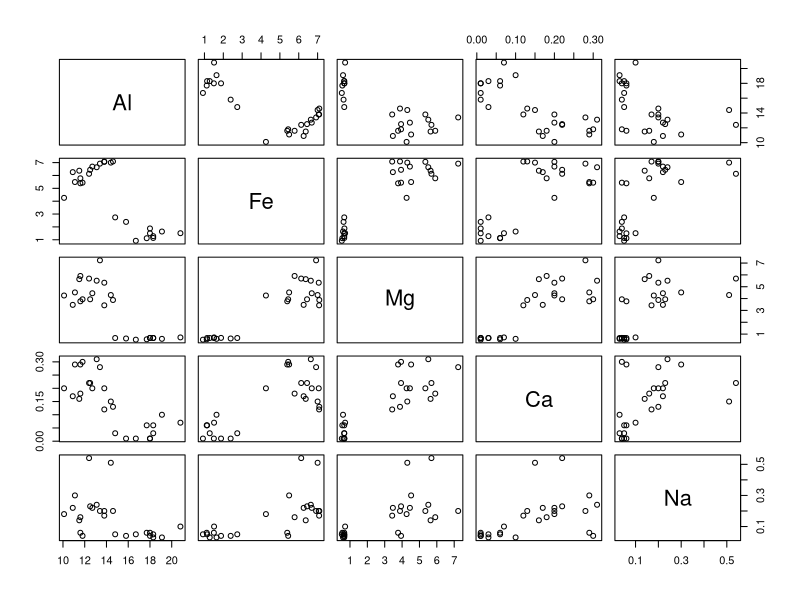
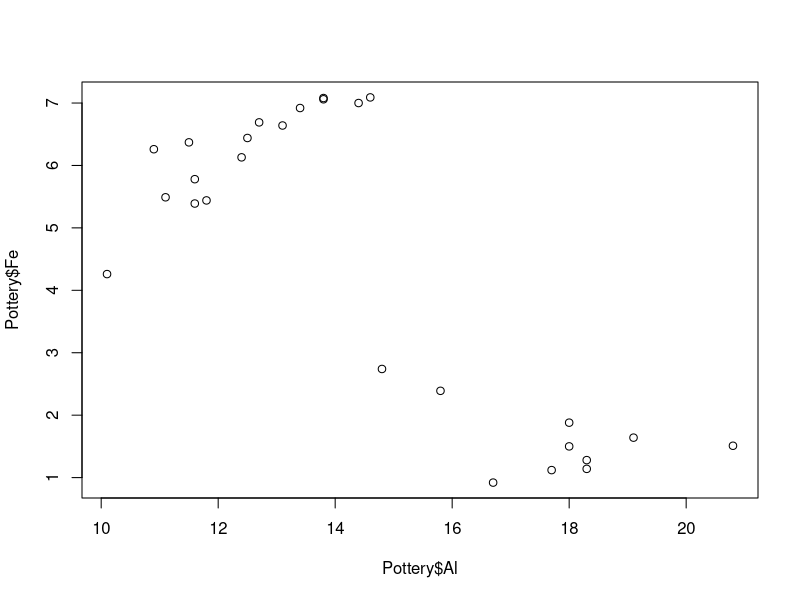
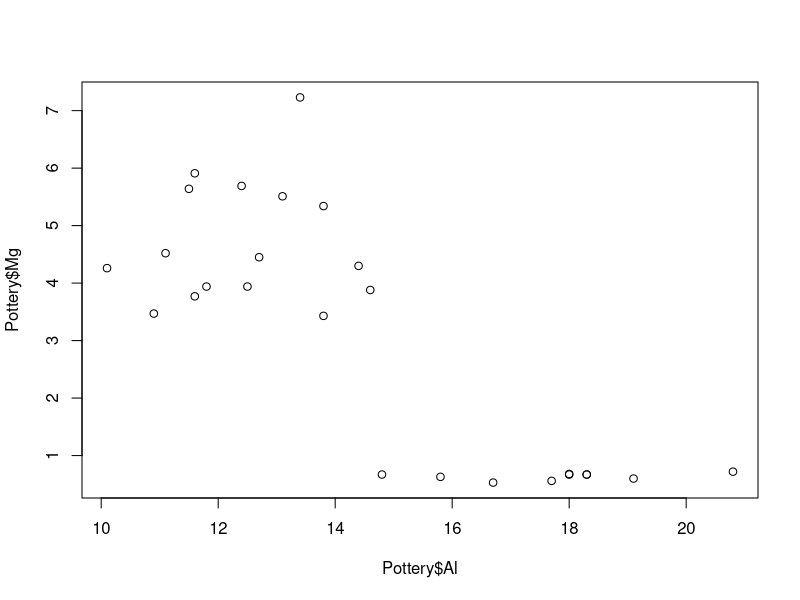
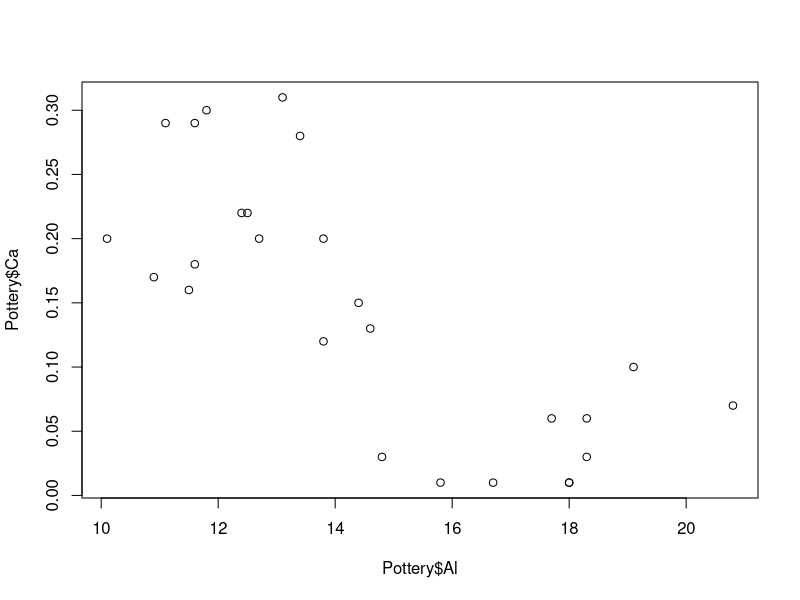
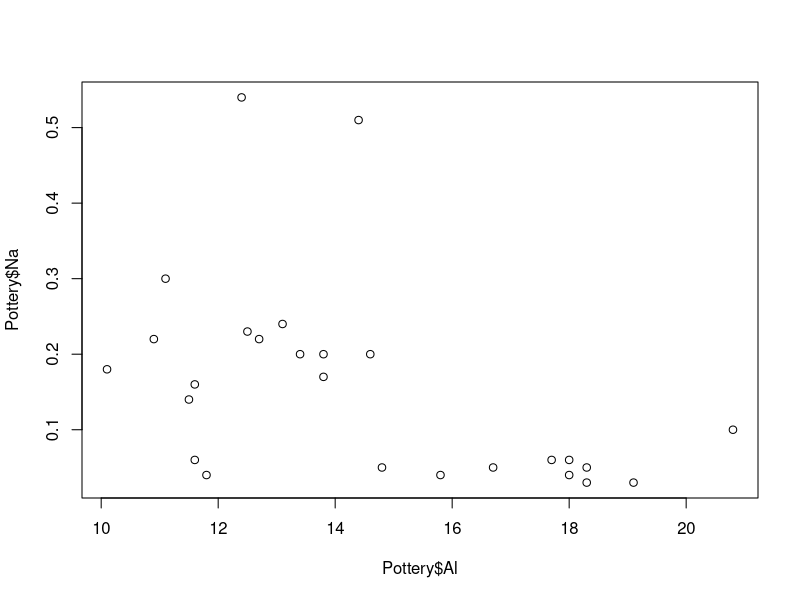
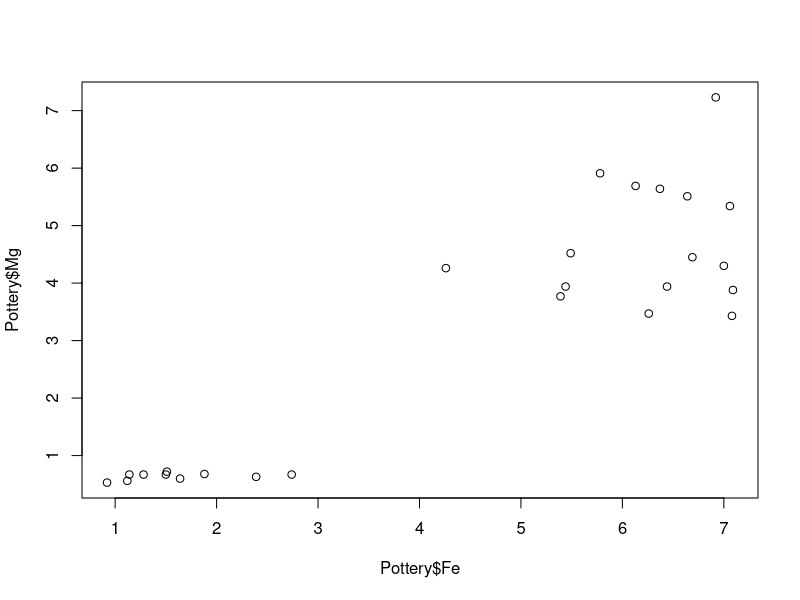
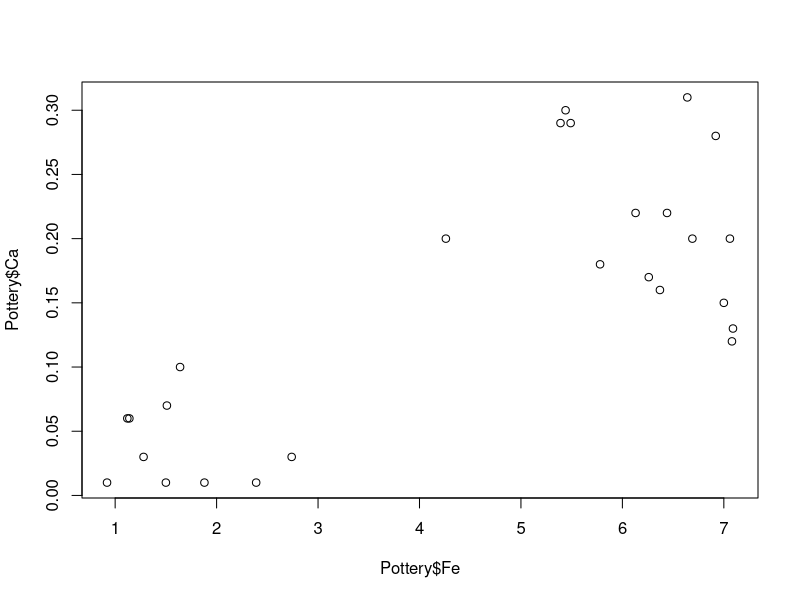
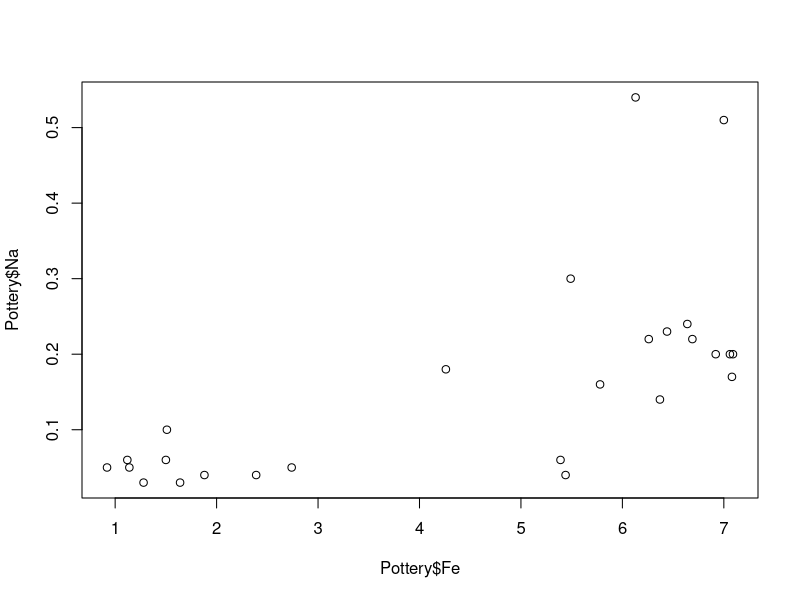

Write the R code that produced these figures, in order. (Note: this script raises an error after producing the figures.)

##############################################################
#
#                   Installare un pacchetto in R
#
##############################################################


# Installare il pacchetto carData

install.packages("carData")

# Caricare il pacchetto carData

library(carData)


##############################################################
#
#                   SET DI DATI presenti in R
#
##############################################################

# In R sono presenti diversi set di dati già caricati,
# uno di questi si chiama Pottery ed è presente nel
# pacchetto carData

# Per visualizzare Pottery

Pottery

# per informazioni sul set di dati

help(Pottery)

# Usare la funzione adatta per confermare che Pottery é un dataframe

is.data.frame(Pottery)

# Visualizzare la struttura di Pottery

str(Pottery)

# Visualizzare la testa di Pottery

head(Pottery)

# Visualizzare la coda di Pottery

tail(Pottery)

# Visualizzare tutto il dataframe in una finestra a parte

View(Pottery)

# Visualizzare la statistica di base per ogni variabile di Pottery

summary(Pottery)

##############################################################
#
#                   GRAFICI A PUNTI
#
##############################################################


# Usare la funzione plot sul subset numerico del dataframe

PotteryNum<-Pottery[,-1]

plot(PotteryNum)

# Visualizzare grafici a punti di diverse variabili di
# (due alla volta) con la funzione plot

plot(Pottery$Al,Pottery$Fe)
plot(Pottery$Al,Pottery$Mg)
plot(Pottery$Al,Pottery$Ca)
plot(Pottery$Al,Pottery$Na)
plot(Pottery$Fe,Pottery$Mg)
plot(Pottery$Fe,Pottery$Ca)
plot(Pottery$Fe,Pottery$Na)
plot(Pottery$Mg,Pottery$Ca)
plot(Pottery$Mg,Pottery$Na)
plot(Pottery$Ca,Pottery$Na)

# Migliorare il grafico con titolo, etichette degli assi, colori, ecc...

plot(Pottery$Al,Pottery$Fe, main="Grafico Allumino e Ferro",
     xlab="Alluminio", ylab="Ferro", col=c(2), pch=16)

# Aggiungere una seconda serie di dati al grafico con le funzioni lines o points

points(Pottery$Mg, pch=16)
lines(Pottery$Mg)

# Colorare i punti a seconda di una colonna di categorie

Color<-Pottery$Site
levels(Color)<-c("red","blue","green", "purple")
Color<-as.character(Color)

plot(Pottery$Al,Pottery$Fe, main="Grafico Allumino e Ferro",
     xlab="Alluminio", ylab="Ferro", col=Color, pch=16) 

# Aggiungere altri elementi come testo, frecce, legenda, griglia

catnames<-levels(Pottery$Site)
legend("topright", legend=catnames, fill= c("red","blue","green", "purple"))

grid(lwd=0.75, col="grey")


# Utilizzare la funzione locator, anche dentro ad altre funzioni (es. posizione legenda)

plot(Pottery$Al,Pottery$Fe, main="Grafico Allumino e Ferro",
     xlab="Alluminio", ylab="Ferro", col=Color, pch=16) 


legend(locator(1), legend=catnames, fill= c("red","blue","green", "purple"))

##############################################################
#
#                   GRAFICI A SCATOLA
#
##############################################################


# Visualizzare grafici a scatola di diverse variabili di
# del dataframe (una alla volta) con la funzione boxplot (e i suoi diversi argomenti)

boxplot(Pottery$Al, data=Pottery, xlab="Al", main="Boxplot Al")
boxplot(Pottery$Fe, data=Pottery, xlab="Fe", main="Boxplot Fe")
boxplot(Pottery$Mg, data=Pottery, xlab="Mg", main="Boxplot Mg")
boxplot(Pottery$Ca, data=Pottery, xlab="Ca", main="Boxplot Ca")
boxplot(Pottery$Na, data=Pottery, xlab="Na", main="Boxplot Na")

# Migliorare il grafico con titolo, etichette degli assi, colori, ecc...

boxplot(Pottery$Al, data=Pottery, xlab="Al", main="Boxplot Al", col=2)
boxplot(Pottery$Fe, data=Pottery, xlab="Fe", main="Boxplot Fe", col=3)
boxplot(Pottery$Mg, data=Pottery, xlab="Mg", main="Boxplot Mg", col=4)
boxplot(Pottery$Ca, data=Pottery, xlab="Ca", main="Boxplot Ca", col=5)
boxplot(Pottery$Na, data=Pottery, xlab="Na", main="Boxplot Na", col=6)

# Produrre un grafico con pi? di un boxplot usando una variabile numerica del dataframe
# contro una categoria

boxplot(Pottery$Al~Pottery$Site, xlab="Site", ylab="Al", main=" Al per ogni sito", 
        col= c("red","blue","green", "purple")) 


##############################################################
#
#                   ISTOGRAMMI
#
##############################################################


# Visualizzare istogrammi di diverse variabili del
# dataframe(una alla volta) con la funzione hist(e i suoi diversi argomenti)

hist(Pottery$Al, main="Grafico Al", freq=F, xlab="Al")
hist(Pottery$Fe, main="Grafico Fe", freq=F, xlab="Fe")
hist(Pottery$Mg, main="Grafico Mg", freq=F, xlab="Mg")
hist(Pottery$Ca, main="Grafico Ca", freq=F, xlab="Ca")
hist(Pottery$Na, main="Grafico Na", freq=F, xlab="Na")

# Aggiungere una funzione gaussiana di densit? di probabilit?
# all'istogramma

# la aggiungo al primo grafico creato
hist(Pottery$Al, main="Grafico Al", freq=F, xlab="Al")

xfit<-seq(min(Pottery$Al),max(Pottery$Al), length=100)
yfit<-dnorm(xfit, mean=mean(Pottery$Al),sd=sd(Pottery$Al))

lines(xfit,yfit, col="red", lwd="2")

# Aggiungere una funzione di densit? kernel di probabilit?
# all'istogramma (provare per diverse funzioni kernel e diverse ampiezze di banda)

hist(Pottery$Al, main="Grafico Al", freq=F, xlab="Al")

d<-density(Pottery$Al, kernel="triangular")
d1<-density(Pottery$Al, kernel="rectangular")
d2<-density(Pottery$Al, kernel="cosine")
d3<-density(Pottery$Al, kernel="biweight")

lines(d, col="blue", lwd="2")
# a partire da questo metodo si sovrappongono 
lines(d, col="green", lwd="2")
lines(d, col="purple", lwd="2")
lines(d, col="yellow", lwd="2")
lines(d, col="orange", lwd="2")

#####################################################################

#                CORRELAZIONE TRA VARIABILI

#####################################################################


# Installare pacchetto corrplot

install.packages("corrplot")

# Caricare il pacchetto

library(corrplot)


# Generare la matrice di correlazione (solo colonne con valori numerici!)

Cr<-cor(PotteryNum)


# Visualizzare la matrice di correlazione in una nuova finestra

View(Cr)

# Salvare la matrice di correlazione su file txt

write.table(Cr, "matrice di correlazione pottery.txt", col.names = T, row.names = F, sep=";", quote = F)


# Visualizzare la matrice di correlazione su grafico

corrplot(Cr, method="ellipse")

windows() #nuova finestra per il grafico #non funziona su mac







